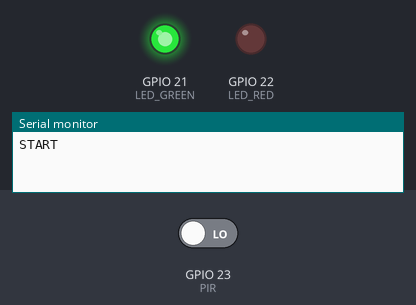
The sketch below on a simulated ESP32. Shown: output pins drawn as LEDs (lit = HIGH), the last lines printed to the serial monitor. The test bench sets the inputs (shaded band); at power-on: GPIO 23 (PIR) LOW.

Above: at 1.2 s.
1.3 s: GPIO 23 (PIR) driven HIGH
At 2.3 s:
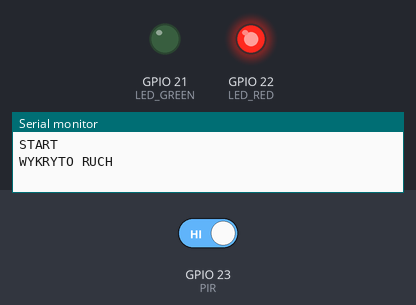
Timing chart, 0 to 4.3 s (numbered marks = the images above; inputs shaded):
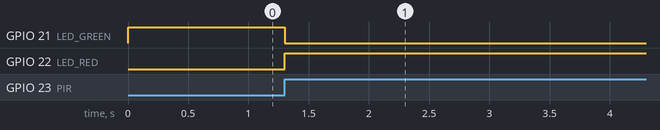

The sketch:

PIR.ino
```cpp
//stałe do sterowania pinami IO
const int PIR = 23;
const int LED_RED = 22;
const int LED_GREEN = 21;
void setup() {
  //deklaracja wejść i wyjść
  pinMode(PIR, INPUT);
  pinMode(LED_RED, OUTPUT);
  pinMode(LED_GREEN, OUTPUT);
  //rozpoczęcie transmisji szeregowej
  Serial.begin(9600);
  Serial.println("START");
}

void loop() {

  if (digitalRead(PIR) == HIGH){
    //JESLI STAN WYSOKI, TO WYKRYTO RUCH
    //ZAPALENIE CZERWONEJ DIODY
    digitalWrite(LED_RED, HIGH);
    digitalWrite(LED_GREEN, LOW);
    Serial.println("WYKRYTO RUCH");
    delay(10 * 1000); // czekanie 10 s
  } else {
    //ZAPALENIE ZIELONEJ DIODY
    digitalWrite(LED_RED, LOW);
    digitalWrite(LED_GREEN, HIGH);
  }
}
```

Measured:
- after the input at 1.3 s, GPIO 21 (LED_GREEN): HIGH → LOW at once; GPIO 22 (LED_RED): LOW → HIGH at once
